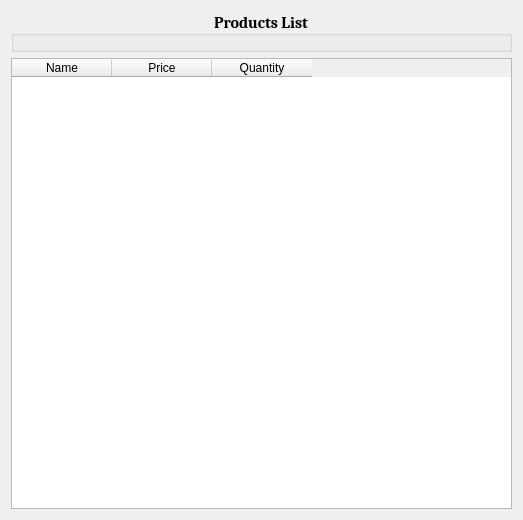
<?xml version="1.0" encoding="UTF-8"?>
<ui version="4.0">
 <class>widget</class>
 <widget class="QWidget" name="widget">
  <property name="geometry">
   <rect>
    <x>0</x>
    <y>0</y>
    <width>523</width>
    <height>520</height>
   </rect>
  </property>
  <property name="windowTitle">
   <string>Grocery Store</string>
  </property>
  <layout class="QGridLayout" name="gridLayout">
   <item row="1" column="0">
    <widget class="QTableWidget" name="products_table">
     <column>
      <property name="text">
       <string>Name</string>
      </property>
     </column>
     <column>
      <property name="text">
       <string>Price</string>
      </property>
     </column>
     <column>
      <property name="text">
       <string>Quantity</string>
      </property>
     </column>
    </widget>
   </item>
   <item row="0" column="0">
    <widget class="QGroupBox" name="groupBox">
     <property name="font">
      <font>
       <family>Cambria</family>
       <pointsize>12</pointsize>
       <bold>true</bold>
      </font>
     </property>
     <property name="title">
      <string>Products List</string>
     </property>
     <property name="alignment">
      <set>Qt::AlignCenter</set>
     </property>
    </widget>
   </item>
  </layout>
 </widget>
 <resources/>
 <connections/>
</ui>
